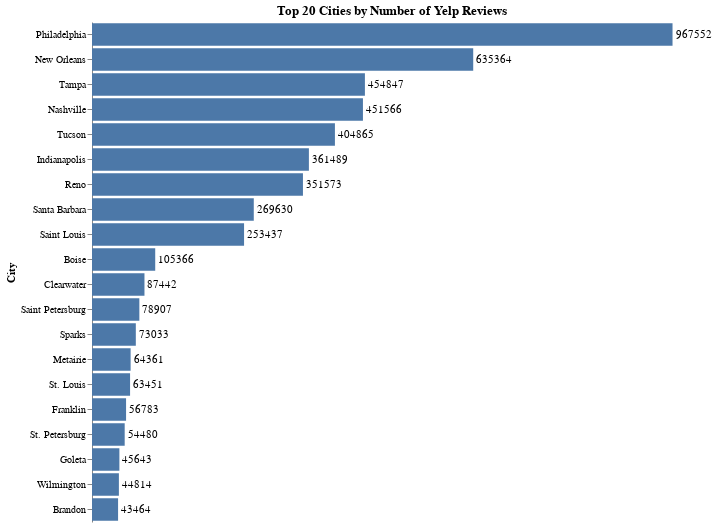

Notebook code cell kept with this figure:
### Code cell
# Group by city and get top 20 with most reviews
city_counts = reviewLocationDF.groupby("city").size().reset_index(name="review_count")
city_counts = city_counts.sort_values(by="review_count", ascending=False).head(20)

# Bar Chart for Cities
cityBars = alt.Chart(city_counts).mark_bar().encode(
    y=alt.Y("city:N", title="City", sort="-x"),
    x=alt.X("review_count:Q", axis=None)
)

# Labels for City Review Counts
cityLabels = alt.Chart(city_counts).mark_text(
    align='left',
    baseline='middle',
    dx=3
).encode(
    y=alt.Y("city:N", sort="-x"),
    x=alt.X("review_count:Q"),
    text=alt.Text("review_count:Q")
)

# Combine City Bar Chart & Labels
cityReviewBar = (cityBars + cityLabels).configure_view(
    stroke=None
).properties(
    title="Top 20 Cities by Number of Yelp Reviews",
    width=600,
    height=500
)

cityReviewBar

### Figure 1 — Vega-Lite specification as saved in the notebook (floating-point values rounded to 4 significant figures)
{"config": {"view": {"continuousWidth": 300, "continuousHeight": 300, "stroke": null}}, "layer": [{"mark": {"type": "bar"}, "encoding": {"x": {"axis": null, "field": "review_count", "type": "quantitative"}, "y": {"field": "city", "sort": "-x", "title": "City", "type": "nominal"}}}, {"mark": {"type": "text", "align": "left", "baseline": "middle", "dx": 3}, "encoding": {"text": {"field": "review_count", "type": "quantitative"}, "x": {"field": "review_count", "type": "quantitative"}, "y": {"field": "city", "sort": "-x", "type": "nominal"}}}], "data": {"name": "data-e8e44278e3542c050ca3749f875452d2"}, "height": 500, "title": "Top 20 Cities by Number of Yelp Reviews", "width": 600, "$schema": "https://vega.github.io/schema/vega-lite/v5.20.1.json", "datasets": {"data-e8e44278e3542c050ca3749f875452d2": [{"city": "Philadelphia", "review_count": 967552}, {"city": "New Orleans", "review_count": 635364}, {"city": "Tampa", "review_count": 454847}, {"city": "Nashville", "review_count": 451566}, {"city": "Tucson", "review_count": 404865}, {"city": "Indianapolis", "review_count": 361489}, {"city": "Reno", "review_count": 351573}, {"city": "Santa Barbara", "review_count": 269630}, {"city": "Saint Louis", "review_count": 253437}, {"city": "Boise", "review_count": 105366}, {"city": "Clearwater", "review_count": 87442}, {"city": "Saint Petersburg", "review_count": 78907}, {"city": "Sparks", "review_count": 73033}, {"city": "Metairie", "review_count": 64361}, {"city": "St. Louis", "review_count": 63451}, {"city": "Franklin", "review_count": 56783}, {"city": "St. Petersburg", "review_count": 54480}, {"city": "Goleta", "review_count": 45643}, {"city": "Wilmington", "review_count": 44814}, {"city": "Brandon", "review_count": 43464}]}}
